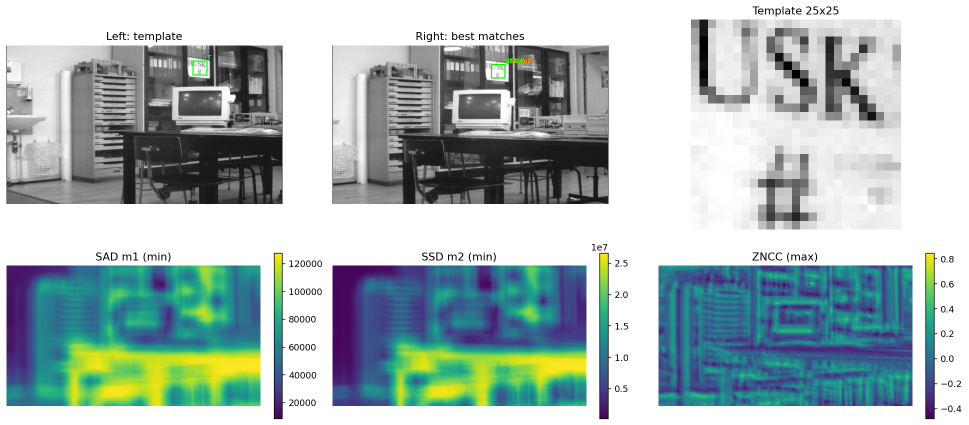
#> input picture Test/Correspondence_exercise/results/1_single_patch.png, 1937 x 850 px, given in place of PIC1_L.png, which was not available (shown at 1/2 size)
$ python correspondence_exercise.py
#> lines starting #> are read from the running program, lines starting #| are printed output that depends on the picture; pictures that were not available may be replaced by others from this repository, and a replacement may not be noted
"""
30330 Image Analysis - Exercise 5: Correspondence Problem

Correlation based matching between the stereo pair PIC1_L.png / PIC1_R.png
and least-squares fitting of an affine transformation described by:

    x' = p0 + p1*x + p2*y
    y' = q0 + q1*x + q2*y

Steps:
  1. One patch from the left image is searched for in the whole right image
     with the SAD (m1), SSD (m2) and ZNCC measures.
  2. 30-50 patches are picked automatically (Harris corners, spread on a grid),
     matched, framed and numbered in both images, sorted by confidence.
     (OpenCV is used for I/O, colour conversion, template matching, Harris,
     RANSAC and warping; SAD and the forward-mapping hint stay in numpy.)
  3. The affine parameters are solved from 3 pairs (exact) and from all pairs
     (least squares), plus a RANSAC variant that rejects false matches.
  4. The left image is forward-mapped with the affine transform into a new
     image (as in the hint) and compared with the right image.

"""

from pathlib import Path
import cv2
import numpy as np
import matplotlib.pyplot as plt
from matplotlib.patches import Rectangle


# Parameters
HERE = Path(__file__).resolve().parent
LEFT_FILE = HERE / "PIC1_L.png"
RIGHT_FILE = HERE / "PIC1_R.png"
OUT_DIR = HERE / "results"

HALF = 7                 # patch half size -> 15x15 patch
N_POINTS = 40            # number of areas to match (30-50)
GRID = (5, 8)            # rows x cols of the grid used to spread the points
# search window in the right image relative to (x, y) of the left patch
# (the right camera sees the scene shifted ~60-100 px to the left)
DX_RANGE = (-160, 40)
DY_RANGE = (-30, 30)
MIN_ZNCC = 0.8           # matches below this are considered unreliable
RANSAC_ITERS = 2000
RANSAC_THRESH = 4.0      # px
SHOW = True              # plt.show() at the end

# Image I/O
def load_gray(path):
    bgr = cv2.imread(str(path), cv2.IMREAD_COLOR)
    if bgr is None:
        raise FileNotFoundError(path)
    return cv2.cvtColor(bgr, cv2.COLOR_BGR2GRAY).astype(np.float32)

# Matching measures
def match_scores(patch, search):
    """Slide `patch` over `search` and return SAD, SSD and ZNCC maps.

    m1 = sum |f - g|      (lower is better)  - not in OpenCV, shifted-window sum
    m2 = sum (f - g)^2    (lower is better)  - cv2.TM_SQDIFF
    ZNCC = normalised cross correlation of zero-mean patches, in [-1, 1]
           (higher is better)               - cv2.TM_CCOEFF_NORMED
    Map index (r, c) corresponds to the window whose top-left corner is (r, c).
    """
    h, w = patch.shape
    H, W = search.shape[0] - h + 1, search.shape[1] - w + 1
    sad = np.zeros((H, W), np.float32)
    for i in range(h):
        for j in range(w):
            sad += np.abs(search[i:i + H, j:j + W] - patch[i, j])
    ssd = cv2.matchTemplate(search, patch, cv2.TM_SQDIFF)
    zncc = cv2.matchTemplate(search, patch, cv2.TM_CCOEFF_NORMED)
    zncc = np.nan_to_num(zncc, nan=-1.0, posinf=-1.0, neginf=-1.0)  # flat windows
    return sad, ssd, zncc


def get_patch(img, x, y, half=HALF):
    return img[y - half:y + half + 1, x - half:x + half + 1]


def match_point(left, right, x, y, half=HALF, dx=DX_RANGE, dy=DY_RANGE):
    """Find the best ZNCC match in `right` of the patch centred at (x, y) in
    `left`. Returns x', y', zncc, confidence (peak ratio), sad, ssd."""
    H, W = right.shape
    x0 = max(half, x + dx[0]); x1 = min(W - half - 1, x + dx[1])
    y0 = max(half, y + dy[0]); y1 = min(H - half - 1, y + dy[1])
    search = right[y0 - half:y1 + half + 1, x0 - half:x1 + half + 1]
    patch = get_patch(left, x, y, half)
    sad, ssd, zncc = match_scores(patch, search)

    r, c = np.unravel_index(np.argmax(zncc), zncc.shape)
    best = zncc[r, c]
    # sub-pixel refinement with a parabola through the peak and its neighbours
    sx = sy = 0.0
    if 0 < c < zncc.shape[1] - 1:
        a, b, d = zncc[r, c - 1], zncc[r, c], zncc[r, c + 1]
        sx = 0.5 * (a - d) / (a - 2 * b + d + 1e-12)
    if 0 < r < zncc.shape[0] - 1:
        a, b, d = zncc[r - 1, c], zncc[r, c], zncc[r + 1, c]
        sy = 0.5 * (a - d) / (a - 2 * b + d + 1e-12)

    # Confidence: how much the best peak stands out from the second best peak
    # outside the neighbourhood of the best one (ambiguity / repeated texture).
    masked = zncc.copy()
    masked[max(0, r - half):r + half + 1, max(0, c - half):c + half + 1] = -1
    second = masked.max() if masked.size else -1
    confidence = (1 - second) / (1 - best + 1e-6)   # >1, large = unambiguous

    return (x0 + c + sx, y0 + r + sy, best, confidence,
            sad[r, c], ssd[r, c])


# Choosing the areas in the first image
def harris(img):
    return cv2.cornerHarris(cv2.GaussianBlur(img, (0, 0), 1.0), 5, 3, 0.04)


def select_points(img, n=N_POINTS, grid=GRID, half=HALF):
    """Pick the strongest Harris corner in every grid cell so the points are
    textured (good for correlation) AND spread over the whole image (good for
    the affine fit). The best cells are kept until `n` points are chosen."""
    R = harris(img)
    H, W = img.shape
    margin = half + 2
    ys = np.linspace(margin, H - margin, grid[0] + 1).astype(int)
    xs = np.linspace(margin, W - margin, grid[1] + 1).astype(int)
    cand = []
    for i in range(grid[0]):
        for j in range(grid[1]):
            cell = R[ys[i]:ys[i + 1], xs[j]:xs[j + 1]]
            r, c = np.unravel_index(np.argmax(cell), cell.shape)
            cand.append((cell[r, c], xs[j] + c, ys[i] + r))
    cand.sort(reverse=True)
    return [(x, y) for _, x, y in cand[:n]]


# Affine transformation
def design_matrix(xy):
    """Rows [1, x, y] -> x' = A p, y' = A q."""
    return np.column_stack([np.ones(len(xy)), xy[:, 0], xy[:, 1]])


# [17 lines left out: functions affine_exact, affine_lsq, not called in this run]


def apply_affine(p, q, xy):
    A = design_matrix(np.atleast_2d(xy))
    return np.column_stack([A @ p, A @ q])


# [30 lines left out: functions affine_ransac, forward_warp, inverse_warp, not called in this run]

# Visualisation helpers
def draw_boxes(ax, pts, color, half=HALF, labels=None):
    for i, (x, y) in enumerate(pts):
        ax.add_patch(Rectangle((x - half, y - half), 2 * half + 1, 2 * half + 1,
                               fill=False, ec=color, lw=1.2))
        lab = labels[i] if labels is not None else i + 1
        ax.text(x + half + 1, y - half, str(lab), color=color, fontsize=7,
                weight="bold", va="bottom")

def save(fig, name):
    OUT_DIR.mkdir(exist_ok=True)
    fig.savefig(OUT_DIR / name, dpi=130, bbox_inches="tight")
    print(f"  saved {OUT_DIR / name}")

# Main
def main():
    left = load_gray(LEFT_FILE)
#> in load_gray, bgr is the input picture: shape (850, 1937, 3); mean B, G, R 183.1, 184, 168.1
    right = load_gray(RIGHT_FILE)
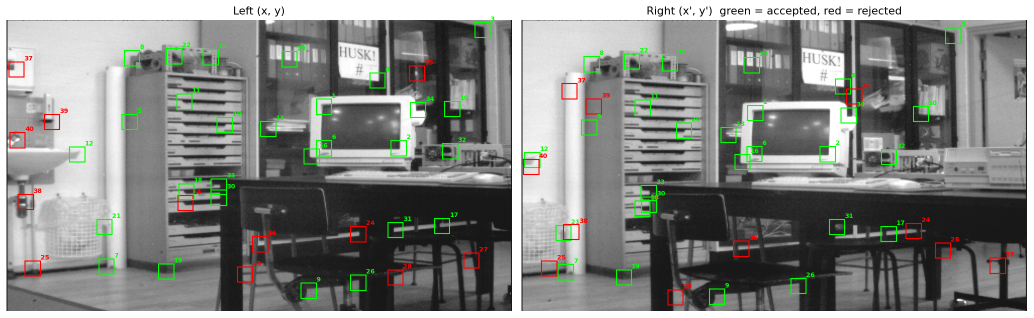
#> input picture Test/Correspondence_exercise/results/2_matches.png, 2067 x 635 px, given in place of PIC1_R.png, which was not available (shown at 1/2 size)
#> in load_gray, bgr is the input picture: shape (635, 2067, 3); mean B, G, R 129.3, 132.8, 130.9
    H, W = left.shape
#> H = 850; W = 1937
    print(f"Images: {W}x{H}")
#| Images: 1937x850
    OUT_DIR.mkdir(exist_ok=True)

    # Task 1: one area, full search over the right image
    print("\n[1] Single patch, exhaustive search")

    x, y = 350, 40                          # the "HUSK!" sign
    patch = get_patch(left, x, y, 12)
#> in get_patch, `return img[y - half:y + half + 1, x - half:x + half + 1]`: returned value: shape (25, 25) float32; every value is 255
    sad, ssd, zncc = match_scores(patch, right)
#> after the loop in match_scores, `for i in range(h):`:
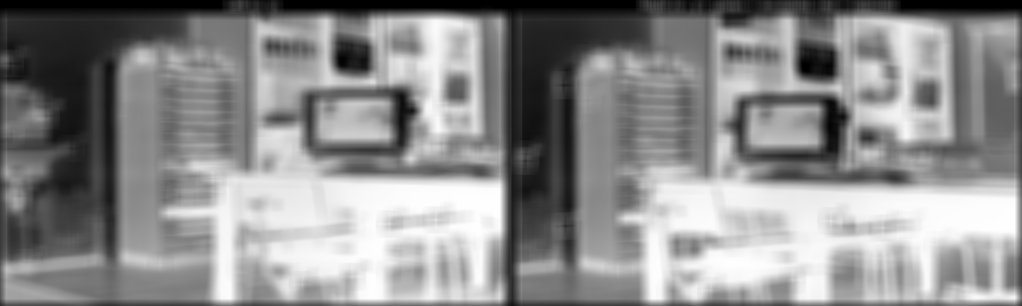
#> sad: shape (611, 2043) float32 (shown at 1/2 size); min 0, max 144928, mean 80229.9; drawn with min black and max white
#> in match_scores, `ssd = cv2.matchTemplate(search, patch, cv2.TM_SQDIFF)`:
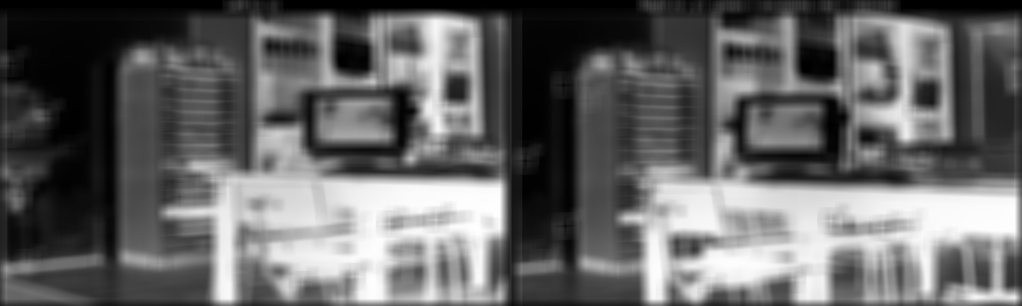
#> ssd: shape (611, 2043) float32 (shown at 1/2 size); min 0, max 33606828, mean 13491368; drawn with min black and max white
#> in match_scores, `zncc = cv2.matchTemplate(search, patch, cv2.TM_CCOEFF_NORMED)`: zncc: shape (611, 2043) float32; every value is 1
    res = {}
    for name, m, fn in (("SAD m1", sad, np.argmin), ("SSD m2", ssd, np.argmin),
                        ("ZNCC", zncc, np.argmax)):
        r, c = np.unravel_index(fn(m), m.shape)
        res[name] = (c + 12, r + 12)
        print(f"  {name:7s}: ({x},{y}) -> ({c + 12},{r + 12})")
#> this loop made 3 passes
#> name on passes 1 to 3: 'SAD m1', 'SSD m2', 'ZNCC'
#|   SAD m1 : (350,40) -> (12,12)
#|   SSD m2 : (350,40) -> (12,12)
#|   ZNCC   : (350,40) -> (12,12)
#> after the loop, res = {'SAD m1': (12, 12), 'SSD m2': (12, 12), 'ZNCC': (12, 12)}

    fig, axs = plt.subplots(2, 3, figsize=(15, 7))
    axs[0, 0].imshow(left, cmap="gray"); axs[0, 0].set_title("Left: template")
    draw_boxes(axs[0, 0], [(x, y)], "lime", 12, ["T"])
    axs[0, 1].imshow(right, cmap="gray"); axs[0, 1].set_title("Right: best matches")
    for (name, (bx, by)), col in zip(res.items(), ("red", "orange", "lime")):
        draw_boxes(axs[0, 1], [(bx, by)], col, 12, [name])
#> this loop made 3 passes
    axs[0, 2].imshow(patch, cmap="gray"); axs[0, 2].set_title("Template 25x25")
    for a, (name, m) in zip(axs[1], (("SAD m1 (min)", sad), ("SSD m2 (min)", ssd),
                                     ("ZNCC (max)", zncc))):
        im = a.imshow(m, cmap="viridis"); a.set_title(name)
        fig.colorbar(im, ax=a, fraction=0.03)
#> this loop made 3 passes
    for a in axs.flat:
        a.axis("off")
    fig.tight_layout(); save(fig, "1_single_patch.png")

    # Task 2: 30-50 areas
    print(f"\n[2] Matching {N_POINTS} areas")
    pts = select_points(left)
#> in harris, `return cv2.cornerHarris(cv2.GaussianBlur(img, (0, 0), 1.0), 5, 3, 0.04)`:
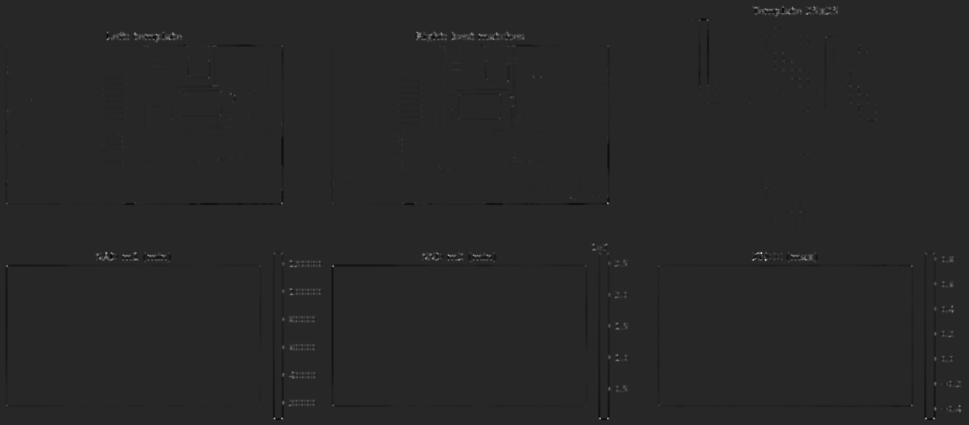
#> returned value: shape (850, 1937) float32 (shown at 1/2 size); min -7161645, max 39360528, mean 14782.8; drawn with min black and max white
#> after the loop in select_points, `for i in range(grid[0]):`:
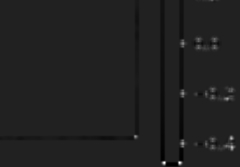
#> cell: shape (167, 240) float32; min -4297131, max 28494572, mean -20661.4; drawn with min black and max white
#> after the loop in select_points, `for i in range(grid[0]):`: cand = 40 items, first 6: (25638810, 215, 78), (24719652, 313, 69), (7886792.5, 563, 92), (25834054, 959, 69), (21991000, 993, 68), (12984968, 1414, 40)
#> pts = 40 pairs, first value 14 to 1904, second value 27 to 836
    rows = []
    for (x, y) in pts:
        x2, y2, z, conf, s1, s2 = match_point(left, right, x, y)
        # left-right consistency: match back from right to left
        xb, yb, *_ = match_point(right, left, int(round(x2)), int(round(y2)),
                                 dx=(-DX_RANGE[1], -DX_RANGE[0]),
                                 dy=(-DY_RANGE[1], -DY_RANGE[0]))
        lr_err = np.hypot(xb - x, yb - y)
        rows.append((x, y, x2, y2, z, conf, s1, s2, lr_err))
#> this loop made 5 passes
#> (x, y) on passes 1 to 4: (1522, 506), (1531, 519), (212, 506), (1215, 406)
#> (x, y) on pass 5: (1867, 836)
#> pass 1, in match_point, `search = right[y0 - half:y1 + half + 1, x0 - half:x1 + half + 1]`:
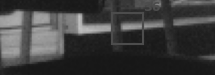
#> search: shape (75, 215) float32; min 22, max 192, mean 61.7
#> pass 1, in match_point, `sad, ssd, zncc = match_scores(patch, search)`:
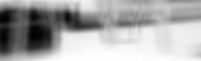
#> sad: shape (61, 201) float32; min 23526, max 42272, mean 35986.2; drawn with min black and max white
#> after the loop, rows = 4 items
    M = np.array(rows)
    # sort by confidence: ZNCC peak value first, then peak distinctiveness
    order = np.lexsort((-M[:, 5], -np.round(M[:, 4], 2)))
    M = M[order]
    good = (M[:, 4] >= MIN_ZNCC) & (M[:, 8] <= 2.0)

    print(" #     x     y      x'      y'    ZNCC  conf   SAD      SSD    LR  ok")
    for i, r in enumerate(M):
        print(f"{i + 1:2d} {r[0]:5.0f} {r[1]:5.0f} {r[2]:7.1f} {r[3]:7.1f}"
              f"  {r[4]:5.3f} {r[5]:5.1f} {r[6]:6.0f} {r[7]:8.0f} {r[8]:4.1f}"
              f"  {'y' if good[i] else '-'}")
    np.savetxt(OUT_DIR / "matches.csv",
               M, delimiter=",", fmt="%.3f",
               header="x,y,x2,y2,zncc,confidence,sad,ssd,lr_err", comments="")

    fig, axs = plt.subplots(1, 2, figsize=(16, 5))
    axs[0].imshow(left, cmap="gray"); axs[0].set_title("Left (x, y)")
    axs[1].imshow(right, cmap="gray"); axs[1].set_title("Right (x', y')  green = accepted, red = rejected")
    for i, r in enumerate(M):
        col = "lime" if good[i] else "red"
        draw_boxes(axs[0], [r[0:2]], col, labels=[i + 1])
        draw_boxes(axs[1], [r[2:4]], col, labels=[i + 1])
    for a in axs:
        a.axis("off")
    fig.tight_layout(); save(fig, "2_matches.png")

    # Task 3: affine parameters
    print("\n[3] Affine transformation")
    xy, xy2 = M[:, 0:2], M[:, 2:4]
    # exact solution from 3 well spread, reliable points
    g = np.flatnonzero(good)
    tri = [g[np.argmin(xy[g, 0] + xy[g, 1])], g[np.argmax(xy[g, 0])],
           g[np.argmax(xy[g, 1] - xy[g, 0])]]
    p3, q3 = affine_exact(xy[tri], xy2[tri])
    p_all, q_all = affine_lsq(xy, xy2)
    p, q, inl = affine_ransac(xy, xy2)

    # [5 lines left out: function report, not called in this run]
    report(f"exact, 3 pts {[int(t) + 1 for t in tri]}", p3, q3, inl)
    report("least squares, all pts", p_all, q_all, inl)
    report("RANSAC + LSQ on inliers", p, q, inl)
    print(f"  RANSAC inliers: {inl.sum()} / {len(inl)}")

    # Task 4: apply the transform and check
    print("\n[4] Warping left -> right frame")
    big = (2 * H, 2 * W)                    # "twice as big as the original"
    fwd = forward_warp(left, p, q, big)
    inv = inverse_warp(left, p, q, right.shape)
    diff_before = np.abs(left - right)
    diff_after = np.abs(inv - right)
    print(f"  mean |L - R| before: {np.nanmean(diff_before):5.1f}"
          f"   after warping: {np.nanmean(diff_after):5.1f}")

    fig, axs = plt.subplots(2, 2, figsize=(14, 8))
    axs[0, 0].imshow(fwd, cmap="gray")
    axs[0, 0].set_title("Forward mapping into 2x canvas (hint method, note holes)")
    over = np.dstack([right / 255, np.nan_to_num(inv) / 255, right / 255])
    axs[0, 1].imshow(over.clip(0, 1))
    axs[0, 1].set_title("Overlay: warped left (green) vs right (magenta)")
    axs[1, 0].imshow(diff_before, cmap="magma", vmin=0, vmax=120)
    axs[1, 0].set_title(f"|L - R| before (mean {np.nanmean(diff_before):.1f})")
    axs[1, 1].imshow(diff_after, cmap="magma", vmin=0, vmax=120)
    axs[1, 1].set_title(f"|warp(L) - R| after (mean {np.nanmean(diff_after):.1f})")
    for a in axs.flat:
        a.axis("off")
    fig.tight_layout(); save(fig, "3_affine_warp.png")

    # Residuals per match: shows the parallax that an affine map can't model
    res = apply_affine(p, q, xy) - xy2
    fig, ax = plt.subplots(figsize=(9, 5))
    ax.imshow(right, cmap="gray")
    ax.quiver(xy2[:, 0], xy2[:, 1], res[:, 0], res[:, 1],
              color=np.where(inl, "lime", "red"), angles="xy",
              scale_units="xy", scale=1)
    ax.set_title("Affine fit residual = parallax, true length (green = RANSAC inlier)")
    ax.axis("off")
    fig.tight_layout(); save(fig, "4_residuals.png")

    if SHOW:
        plt.show()


if __name__ == "__main__":
#> (the run stopped early here; a loop or call above may not have finished)
